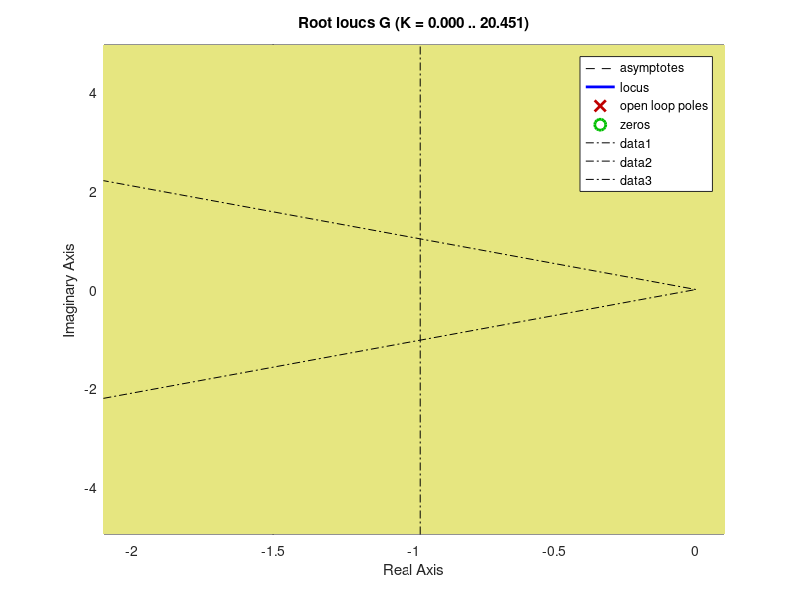

The MATLAB source for this figure: (Note: this script raises an error after producing the figure.)
function [Kp,Ki,Kd] = find_pi_controller()
%% FIND_PI_CONTROLLER Find Kp,Ki values of controller
%   Detailed explanation goes here

s = tf('s');
G = (s + 1)/(s*(s^2 + 4*s + 5));

% Perfomance spec
spec = struct(...
    'RiseTime',     {1,0.5}, ... seconds
    'SettlingTime', {4,nan}, ... seconds
    'SettlingMin',  {nan,nan}, ...
    'SettlingMax',  {nan,nan}, ...
    'Overshoot',    {5,20}, ... percent 
    'Undershoot',   {nan,nan}, ... percent
    'Peak',         {nan,nan}, ...
    'PeakTime',     {nan,nan}, ... seconds
    'SSE',          {nan,5} ... percent
);

% Interpret specification
sigmav = -2.5:1e-2:0.5;
omegadv = -10:1e-2:10;
[sigma,omegad] = meshgrid(sigmav,omegadv);
omegan = sqrt(sigma.^2 + omegad.^2);
zeta = abs(sigma)./omegan;
poles = true(length(omegadv),length(sigmav),length(spec));

lnM0 = log([spec.Overshoot]/100);
zeta_M0 = sqrt(lnM0.^2./(lnM0.^2 + pi^2))
poles_M0 = true(size(poles));
for i = 1:length(spec)
    if ~isnan(spec(i).Overshoot)
        poles_M0(:,:,i) = zeta >= zeta_M0(i);
        poles(:,:,i) = poles(:,:,i) & poles_M0(:,:,i);
    end
end

sigma_Tr = log(9)./([spec.RiseTime])
poles_Tr = true(size(poles));
for i = 1:length(spec)
    if ~isnan(spec(i).RiseTime)
        poles_Tr(:,:,i) = sigma <= -sigma_Tr(i);
        poles(:,:,i) = poles(:,:,i) & poles_Tr(:,:,i);
    end
end

sigma_Ts = -log(2/100)./([spec.SettlingTime])
poles_Ts = true(size(poles));
for i = 1:length(spec)
    if ~isnan(spec(i).SettlingTime)
        poles_Ts(:,:,i) = sigma <= -sigma_Ts(i);
        poles(:,:,i) = poles(:,:,i) & poles_Ts(:,:,i);
    end
end

figure(10)
% Root locus
rlocus(G);
hold('on');

% Acceptable region
imagesc(sigmav, omegadv, poles(:,:,1));
colormap([0.9 0.9 0.5;1 1 1]);

% Overshoot condition
xlim = min(sigmav);
ylim = xlim*sqrt(1-zeta_M0(1)^2)/zeta_M0(1);
plot([xlim 0 xlim], [ylim 0 -ylim], '-.k');

% Rise time condition
xlim = [-sigma_Tr(1) -sigma_Tr(1)];
ylim = [min(omegadv) max(omegadv)];
plot(xlim, ylim, '-.k');

% Settling time condition
xlim = [-sigma_Ts(1) -sigma_Ts(1)];
ylim = [min(omegadv) max(omegadv)];
plot(xlim, ylim, '-.k');
hold('off');

% Choose desired zeta and sigma
zeta_crit = zeta_M0;
sigma_crit = max(sigma_Tr, sigma_Ts);

zetap = 1;round(zeta_crit + 0.99*(1 - zeta_crit),2);
omeganp = ceil(sigma_crit./zetap);

% Step response of uncompensated system
[y,t] = step(feedback(G, 1));

% Get time constant and DC gain so we can model it in first order
K = dcgain(feedback(G, 1));
[~,idx] = min(abs(y - K*(1-exp(-1))));
tau = t(idx);

% Plot step response
figure(2);
plot(t,y);
hold('on');
plot([t(1) tau], [y(idx) y(idx)], '-.k');
plot([tau tau], [0 y(idx)], '-.k');
hold('off');

% Detemine controller using zeta/omegan tuning
Kp = (2*zetap.*omeganp*tau-1)/K
Ki = omeganp.^2*tau/K
Kd = zeros(size(spec))
results = cell(size(spec));
targets = cell(size(spec));
for i = 1:length(spec)
    Gc = pid(Kp(i), Kp(i), Kd(i));

    % Analyse step response of compensated system
    sys = feedback(series(Gc, G), 1);
    [y,t] = step(sys);
    figure(2+i);
    plot(t,y);
    info = stepinfo(y, t);
    info.SSE= 100*abs(dcgain(sys) - 1);

    figure(2+length(spec)+i);
    rlocus(series(Gc, G));

    results{i} = struct();
    targets{i} = struct();
    fields = fieldnames(info);
    for j = 1:length(fields)
        if ~isnan(spec(i).(fields{j}))
            results{i}.(fields{j}) = info.(fields{j});
            targets{i}.(fields{j}) = spec(i).(fields{j});
        end
    end
    disp(targets{i});
    disp(results{i});
end
end

